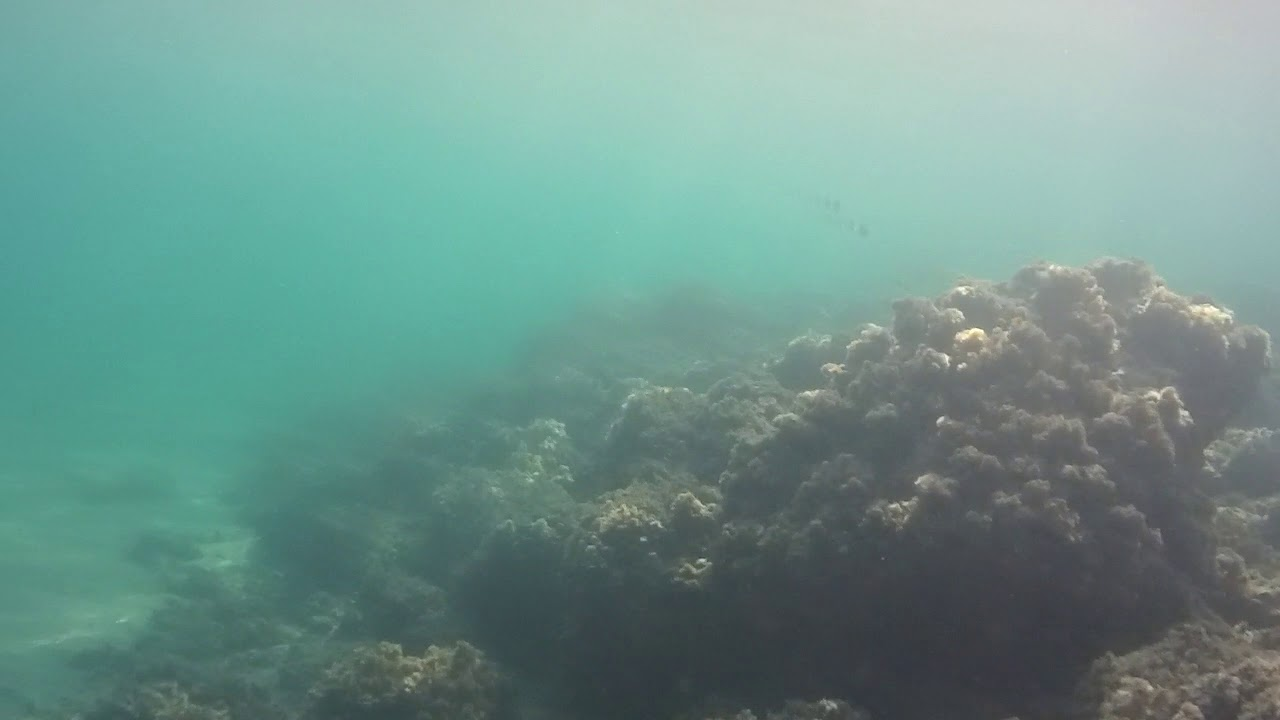
#> input picture Image_Read_Write_Channels/underwater.jpg, 1280 x 720 px, given in place of the camera
$ python live_video_filter.py
#> lines starting #> are read from the running program, lines starting #| are printed output that depends on the picture; after the words box and inside, x2 and y2 are one past the last pixel; in counts of white or black regions, pixels touching at a corner belong together
import cv2
import numpy as np

camera = cv2.VideoCapture(0)
def nothing(x):
    pass
cv2.namedWindow("frame")
cv2.createTrackbar("H1","frame",0,180,nothing)
#> slider 'H1' is set to 60
cv2.createTrackbar("H2","frame",0,180,nothing)
#> slider 'H2' is set to 180
cv2.createTrackbar("S1","frame",0,255,nothing)
#> slider 'S1' is set to 85
cv2.createTrackbar("S2","frame",0,255,nothing)
#> slider 'S2' is set to 255
cv2.createTrackbar("V1","frame",0,255,nothing)
#> slider 'V1' is set to 85
cv2.createTrackbar("V2","frame",0,255,nothing)
#> slider 'V2' is set to 255

while camera.isOpened():
    ret,frame =camera.read()
#> frame is the input picture: shape (720, 1280, 3); mean B, G, R 139.7, 147.2, 109.9


    cv2.imshow("Real",frame)
    # Ekran boyutlarını ayarlıyor
    HSV=cv2.cvtColor(frame,cv2.COLOR_BGR2HSV)
#> HSV: shape (720, 1280, 3); mean H, S, V 83.2, 62.9, 147.9

    H1=cv2.getTrackbarPos("H1","frame")
    H2=cv2.getTrackbarPos("H2","frame")
    S1=cv2.getTrackbarPos("S1","frame")
    S2=cv2.getTrackbarPos("S2","frame")
    V1=cv2.getTrackbarPos("V1","frame")
    V2=cv2.getTrackbarPos("V2","frame")

    lower=np.array([H1,S1,V1])
    upper=np.array([H2,S2,V2])

    mask=cv2.inRange(HSV,lower,upper)
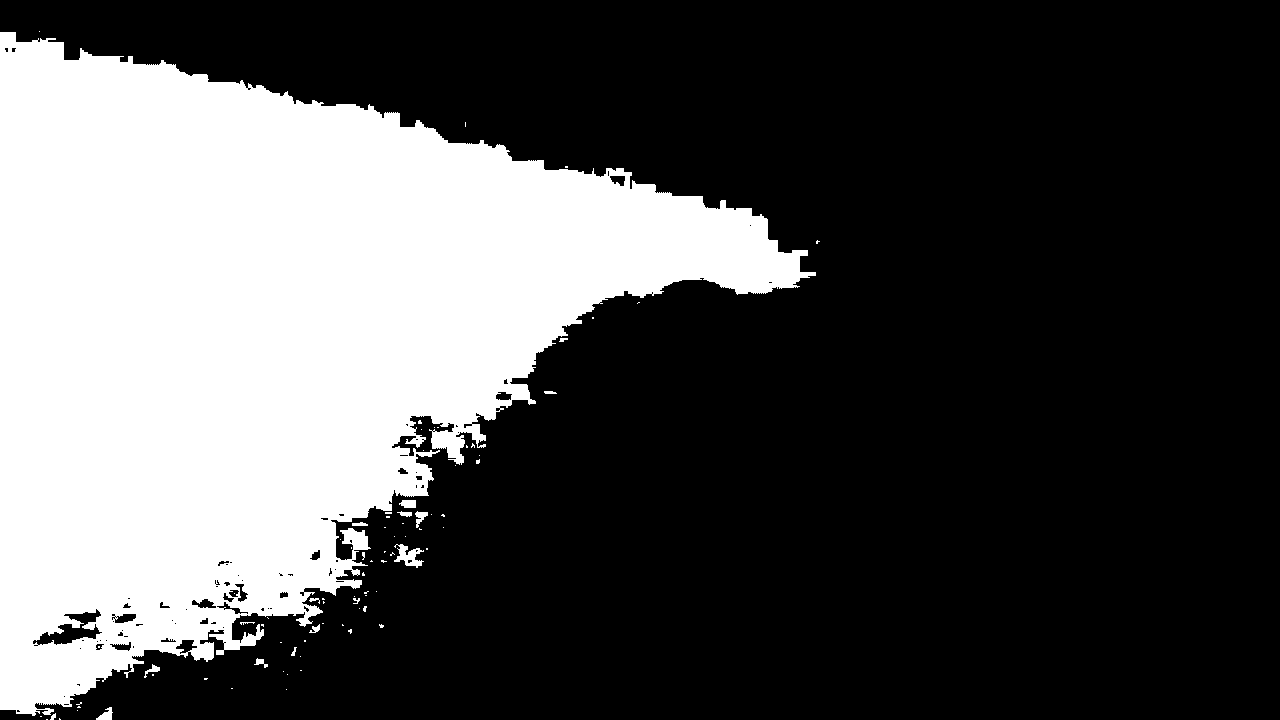
#> mask: shape (720, 1280); 31.6% white; 84 white regions (67 under 20 px), largest, box (x1, y1, x2, y2) and area: (0, 32, 816, 716) 289293, (394, 544, 424, 568) 349, (96, 707, 113, 720) 121
    cv2.imshow("Video_without_Mask",HSV)
    masked_image=cv2.bitwise_and(frame,frame,mask=mask)
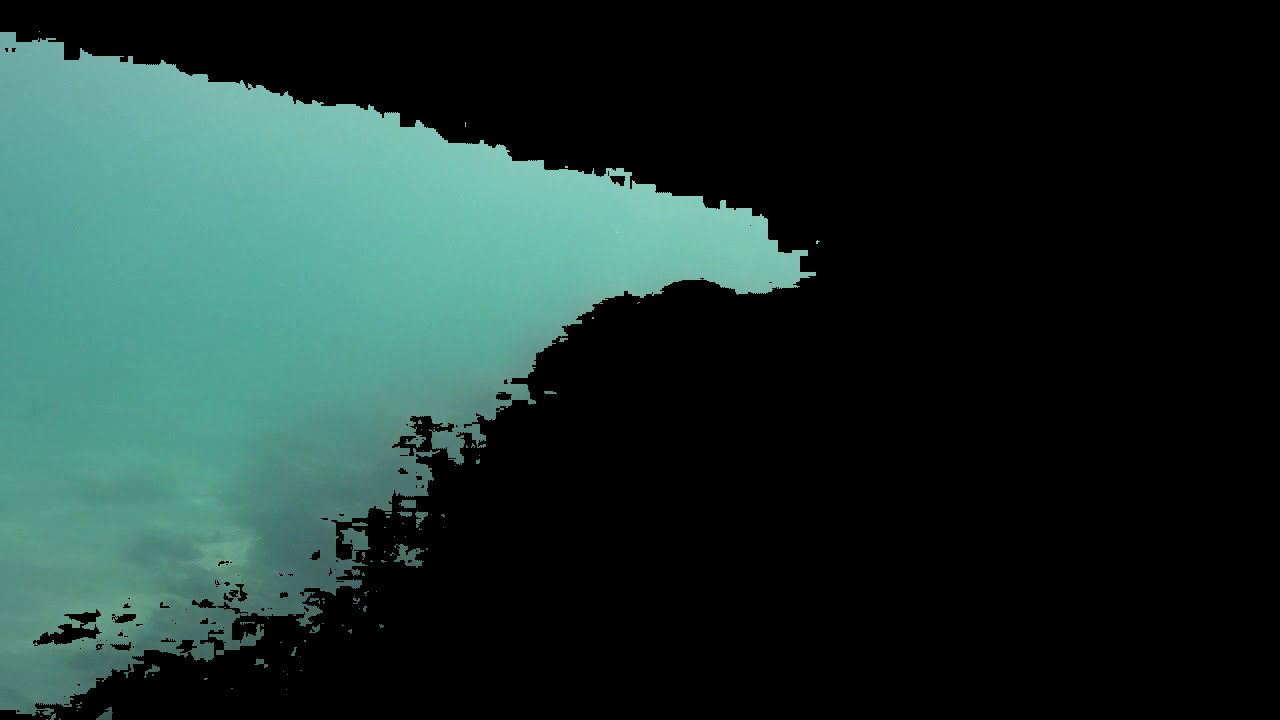
#> masked_image: shape (720, 1280, 3); mean B, G, R 47.5, 51.7, 29.6
    cv2.imshow("Video_with_Mask",masked_image)


    # Kameradan görüntü alınırsa
    if cv2.waitKey(1) & 0xFF == ord("q"):
#> (key q is pressed here)
        print("Kamera sonlandirildi")
        break
camera.release()
cv2.destroyAllWindows()
